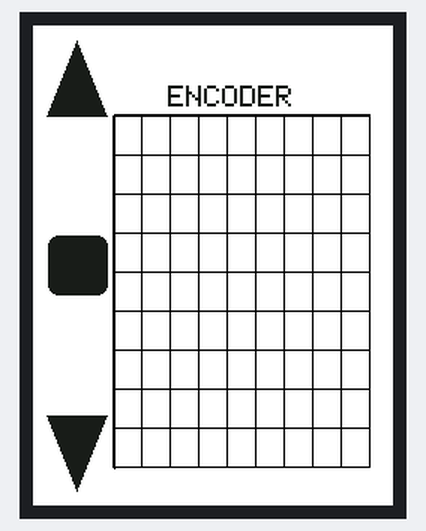
Bench run of a sketch on a simulated Arduino Nano, built with avr-gcc and run on an emulated ATmega328P. On the bench: 240×320 colour display.

Above: at 0.3 s.

The sketch:

Learning_Page.ino
```cpp
#include <SPFD5408_Adafruit_GFX.h>    //--> Core graphics library
#include <SPFD5408_Adafruit_TFTLCD.h> //--> Hardware-specific library
#include <SPFD5408_TouchScreen.h>
#if defined(__SAM3X8E__)
#undef __FlashStringHelper::F(string_literal)
#define F(string_literal) string_literal

#endif
#define YP A1 //--> must be an analog pin, use "An" notation!
#define XM A2 //--> must be an analog pin, use "An" notation!
#define YM 7  //--> can be a digital pin
#define XP 6  //--> can be a digital pin

TouchScreen ts = TouchScreen(XP, YP, XM, YM, 300);

#define LCD_CS A3
#define LCD_CD A2
#define LCD_WR A1
#define LCD_RD A0

// optional
#define LCD_RESET A4 //arduino nano reset pin

Adafruit_TFTLCD tft(LCD_CS, LCD_CD, LCD_WR, LCD_RD, LCD_RESET);

#define BLACK   0x0000
#define BLUE    0x001F
#define RED     0xF800
#define GREEN   0x07E0
#define CYAN    0x07FF
#define MAGENTA 0xF81F
#define YELLOW  0xFFE0
#define WHITE   0xFFFF
#define BLACKM  0x18E3

#define TS_MAXX 919
#define TS_MAXY 865
#define TS_MINX 145
#define TS_MINY 82

#define MINPRESSURE 10
#define MAXPRESSURE 1000

void setup(void){
Serial.begin(9600);
tft.reset();
tft.begin(0x9341);
tft.setRotation(1);
tft.fillScreen(WHITE);
drawgraph();

tft.fillRoundRect(140,190 ,40,40 ,7, BLACKM);
tft.fillTriangle(10, 210,60,190 ,60, 230, BLACKM);
tft.fillTriangle(310,210,260,190,260,230,BLACKM);
tft.drawLine(59,15,59,185,BLACK);
tft.drawLine(59,185,295,185,BLACK);
tft.setRotation(0);


tft.setCursor(90, 40);
tft.setTextSize(2);
tft.setTextColor(BLACKM);
tft.print("ENCODER");
pot();
}
void pot(){
  pinMode(A5,INPUT);
}
void loop() {
  // put your main code here, to run repeatedly:


}
void drawgraph(){
// line parellel to yaxis

for(int y=60;y<=320;y+=26){

  tft.drawFastVLine(y,15,172,BLACK);

}
for(int x=15;x<=193;x+=19.5){
  tft.drawFastHLine(60 ,x ,235,BLACK);
}
}
```
